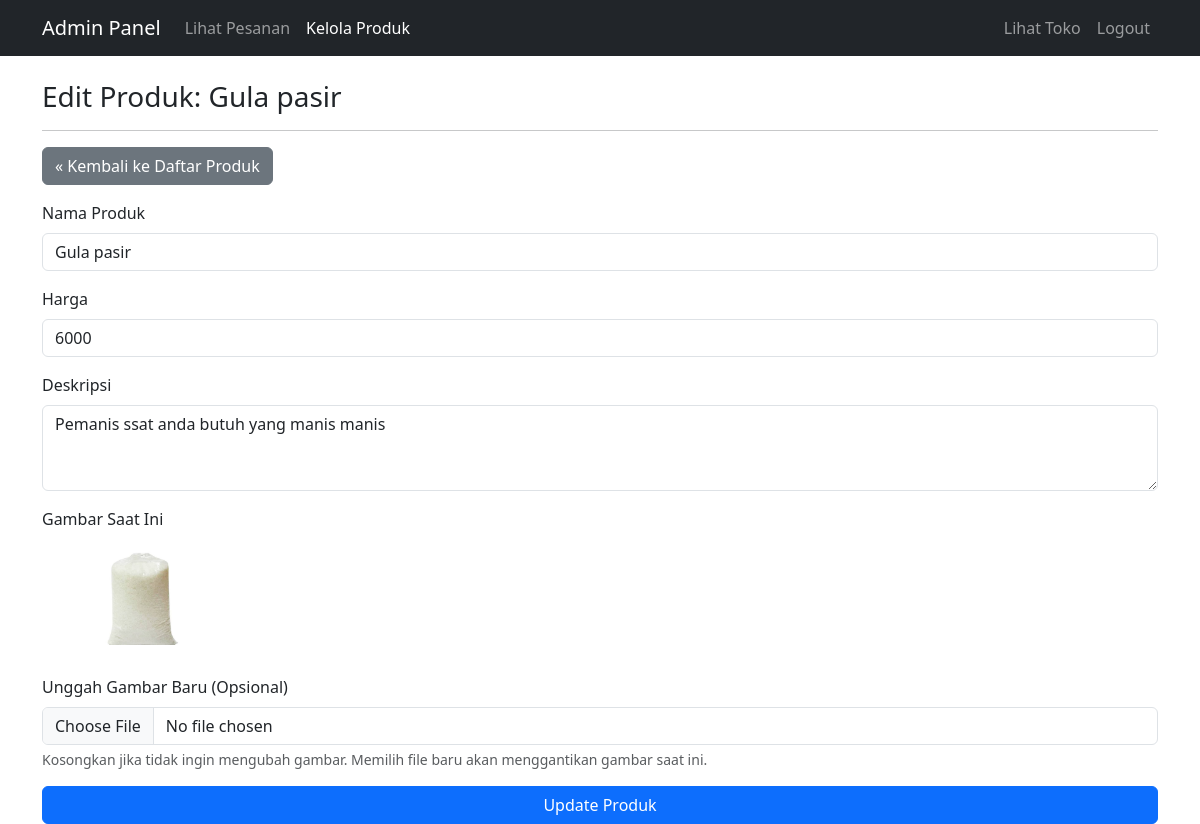
The page /admin/edit_produk.php?id=12 (signed in) on the database its author committed.
### tables this page shows
CREATE TABLE `produk` (
  `id_produk` int(11) NOT NULL,
  `nama_produk` varchar(255) NOT NULL,
  `harga` int(11) NOT NULL,
  `gambar` varchar(255) NOT NULL,
  `deskripsi` text NOT NULL
);

### admin/edit_produk.php (the view, shortened to what this page needs)
<?php
require_once '../config.php';
$produk = null;
$id_produk = $_GET['id'];
$stmt = $conn->prepare("SELECT * FROM produk WHERE id_produk = ?");
$stmt->bind_param("i", $id_produk);
$stmt->execute();
$result = $stmt->get_result();
if ($result->num_rows === 1) {
    $produk = $result->fetch_assoc();
} else {
    header('Location: kelola_produk.php');
    exit();
}
?>
<!DOCTYPE html>
<html lang="id">
<head>
    <link href="https://cdn.jsdelivr.net/npm/bootstrap@5.3.2/dist/css/bootstrap.min.css" rel="stylesheet">
</head>
<body>
<nav class="navbar navbar-expand-lg navbar-dark bg-dark">
    <div class="container">
        <a class="navbar-brand" href="#">Admin Panel</a>
        <div class="collapse navbar-collapse">
            <ul class="navbar-nav">
                <li class="nav-item">
                    <a class="nav-link" href="index.php">Lihat Pesanan</a>
                </li>
                <li class="nav-item">
                    <a class="nav-link active" href="kelola_produk.php">Kelola Produk</a>
                </li>
            </ul>
            <ul class="navbar-nav ms-auto">
                 <li class="nav-item">
                    <a class="nav-link" href="../index.php" target="_blank">Lihat Toko</a>
                </li>
                 <li class="nav-item">
                    <a class="nav-link" href="logout.php">Logout</a>
                </li>
            </ul>
        </div>
    </div>
</nav>
<div class="container mt-4">
    <h3>Edit Produk: <?php echo htmlspecialchars($produk['nama_produk']); ?></h3>
    <hr>
    <a href="kelola_produk.php" class="btn btn-secondary mb-3">&laquo; Kembali ke Daftar Produk</a>
    <form method="POST" enctype="multipart/form-data">
        <div class="mb-3">
            <label class="form-label">Nama Produk</label>
            <input type="text" name="nama" class="form-control" value="<?php echo htmlspecialchars($produk['nama_produk']); ?>" required>
        </div>
        <div class="mb-3">
            <label class="form-label">Harga</label>
            <input type="number" name="harga" class="form-control" value="<?php echo htmlspecialchars($produk['harga']); ?>" required>
        </div>
        <div class="mb-3">
            <label class="form-label">Deskripsi</label>
            <textarea name="deskripsi" class="form-control" rows="3" required><?php echo htmlspecialchars($produk['deskripsi']); ?></textarea>
        </div>
        <div class="mb-3">
            <label class="form-label">Gambar Saat Ini</label><br>
            <img src="../assets/img/<?php echo htmlspecialchars($produk['gambar']); ?>" alt="Gambar Produk" style="max-width: 200px; max-height: 200px;" class="mb-2">
        </div>
        <div class="mb-3">
            <label class="form-label">Unggah Gambar Baru (Opsional)</label>
            <input type="file" name="gambar_baru" class="form-control">
            <div class="form-text">Kosongkan jika tidak ingin mengubah gambar. Memilih file baru akan menggantikan gambar saat ini.</div>
        </div>
        <button type="submit" name="update" class="btn btn-primary w-100">Update Produk</button>
    </form>
</div>
</body>
</html>

### rows shown on the page
produk: nama_produk "Gula pasir", nama "Gula pasir", harga "6000", deskripsi "Pemanis ssat anda butuh yang manis manis", gambar (picture)
